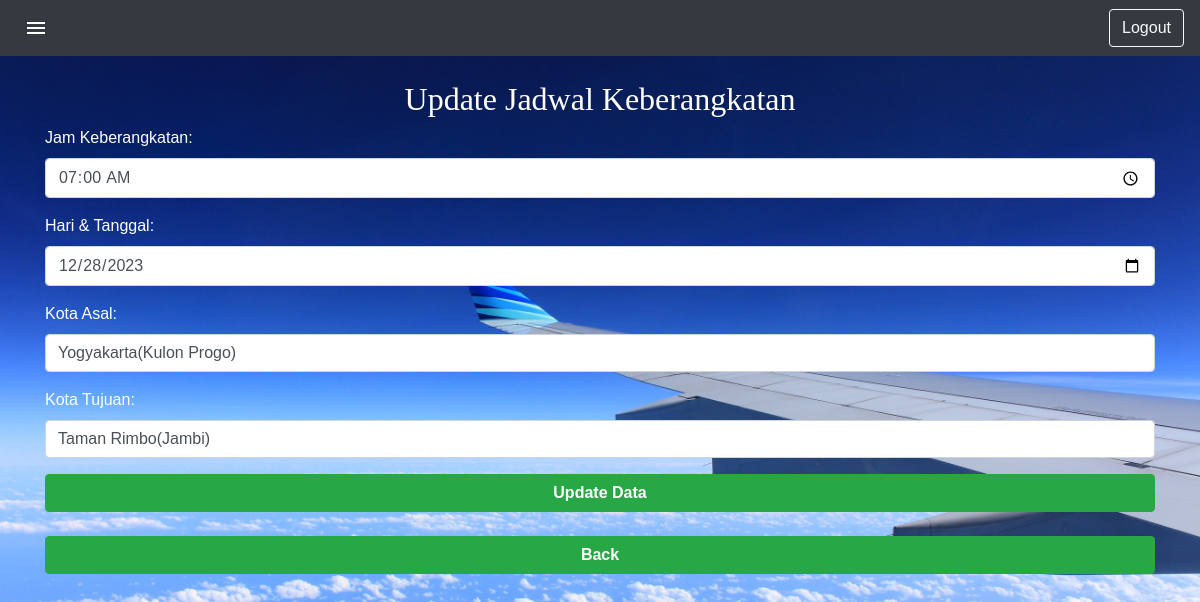
The app's page /admin/uptKeberangkatan.php?id=1 with its own data.
### tables this page shows
CREATE TABLE `keberangkatan` (
  `idkeberangkatan` int(100) NOT NULL,
  `jam` time NOT NULL,
  `tanggal` date NOT NULL,
  `kota_asal` varchar(50) DEFAULT NULL,
  `kota_tujuan` varchar(50) DEFAULT NULL
);

### admin/uptKeberangkatan.php (the view, shortened to what this page needs)
<!DOCTYPE html>
<html lang="en">
<head>
    <link href="css/bootstrap.min.css" rel="stylesheet">
    <link href="css/simple-sidebar.css" rel="stylesheet">
    <link rel="stylesheet" type="text/css" href="css/common.css">
</head>
<body>
    <div id="main-wrapper">
        <div id="main-content">
            <nav class="navbar navbar-expand-lg navbar-dark bg-dark">
                <ul class="navbar-nav  d-flex align-items-center ">
                    <li class="nav-item active mobile-view">
                        <a class="nav-link d-flex align-items-center" href="#menu-toggle" id="menu-toggle">
                            <i class="material-icons">menu</i>
                            <span class="sr-only">(current)</span></a>
                    </li>
                </ul>
                <div class="collapse navbar-collapse ml-auto" id="navbarNav">
                    <ul class="navbar-nav ml-auto">
                        <li class="nav-item">
                            <button class="btn btn-outline-light" onclick="logout()">Logout</button>
                        </li>
                    </ul>
                </div>
            </nav>
            <div class="container">
                <h2 class="mt-4 text-center text-white">Update Jadwal Keberangkatan</h2>
                <?php
                include_once("../koneksi.php");
                if (isset($_GET['id'])) {
                    $idkeberangkatan = $_GET['id'];
                    $result = mysqli_query($con, "SELECT * FROM keberangkatan WHERE idkeberangkatan=$idkeberangkatan");
                    $user_data = mysqli_fetch_array($result);
                ?>
                    <form action="uptKeberangkatan.php" method="post" name="form2">
                        <div class="form-group">
                            <label for="jamkeberangkatan" class="text-white">Jam Keberangkatan:</label>
                            <input type="time" class="form-control" id="jamkeberangkatan" name="jamkeberangkatan" value="<?php echo $user_data['jam']; ?>" required>
                        </div>
                        <div class="form-group">
                            <label for="tanggal" class="text-white">Hari & Tanggal:</label>
                            <input type="date" class="form-control" id="tanggal" name="tanggal" value="<?php echo $user_data['tanggal']; ?>" required>
                        </div>
                        <div class="form-group">
                            <label for="kota_asal" class="text-white">Kota Asal:</label>
                            <input type="text" class="form-control" id="kota_asal" name="kota_asal" value="<?php echo $user_data['kota_asal']; ?>" required>
                        </div>
                        <div class="form-group">
                            <label for="kota_tujuan" class="text-white">Kota Tujuan:</label>
                            <input type="text" class="form-control" id="kota_tujuan" name="kota_tujuan" value="<?php echo $user_data['kota_tujuan']; ?>" required>
                        </div>
                        <button type="submit" class="btn btn-success w-100" name="Update"><strong>Update Data</strong></button>
                        <br><br>
                        <a href="lihatdatakeberangkatan.php" class="btn btn-success w-100"><strong>Back</strong></a>
                        <br>
                    </form>
                <?php
                }
                ?>
            </div>
        </div>
    </div>
</body>
</html>

### admin/css/simple-sidebar.css (style rules this page uses)
body { overflow-x: hidden; }
#main-wrapper { padding-left: 0; -webkit-transition: all 0.5s ease; -moz-transition: all 0.5s ease; -o-transition: all 0.5s ease; transition: all 0.5s ease; }
#main-content { width: 100%; position: absolute; }
@media (min-width:768px) { #main-wrapper { padding-left: 0; } }
@media (min-width:768px) { #main-content { position: relative; } }

### admin/css/common.css (style rules this page uses)
body { font-family: 'Poppins', sans-serif; }
h1,h2,h3,h4,h5,h6 { font-family: 'Bree Serif', serif; }

### admin/uptKeberangkatan.php (style rules this page uses)
body { background-image: url('../assets/plane2.jpg'); background-size: cover; background-repeat: no-repeat; }

### records on screen
keberangkatan: jamkeberangkatan "07:00:00", tanggal "12/28/2023", kota_asal "Yogyakarta(Kulon Progo)", kota_tujuan "Taman Rimbo(Jambi)"
